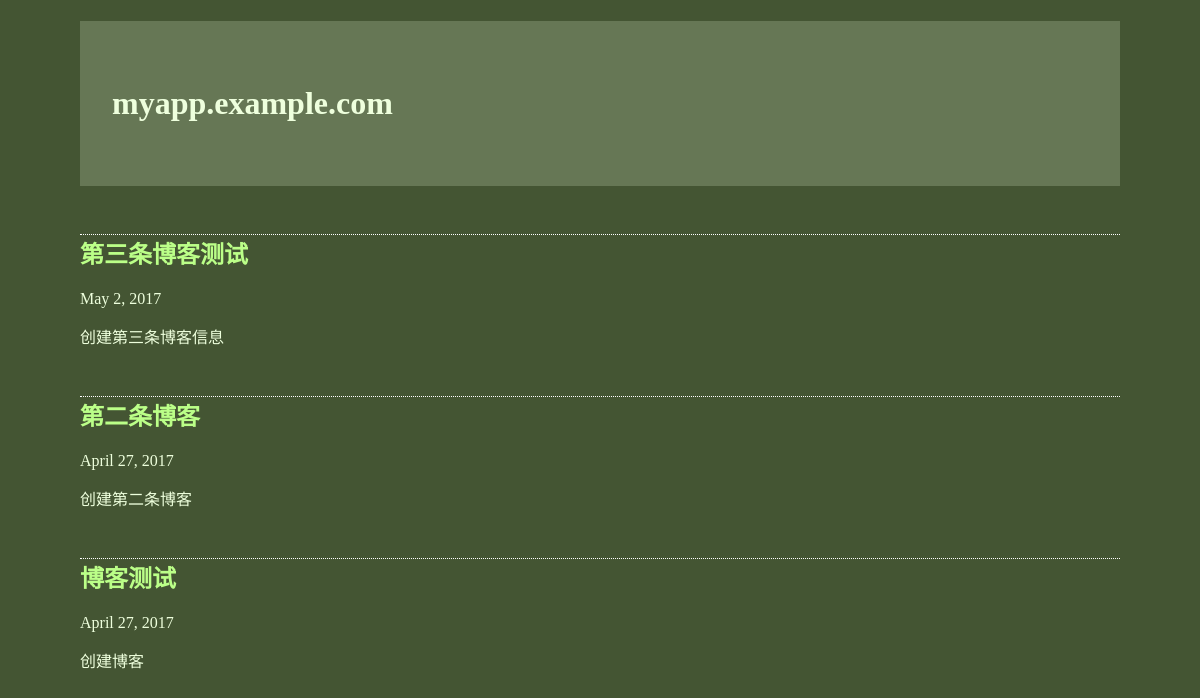
The page /blog/ on the database as committed earlier.
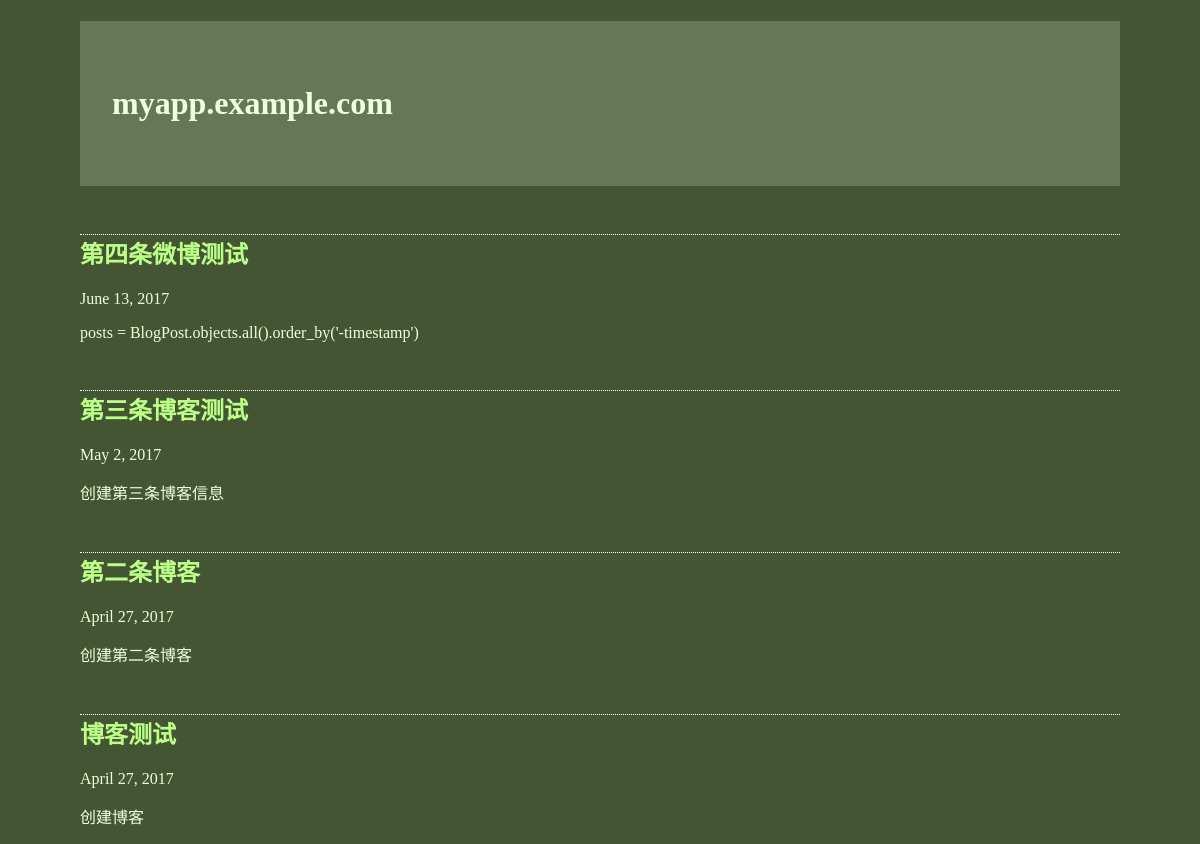
The same page on the database as committed later.
### blog/models.py (models this page shows)
class BlogPost(models.Model):
    title = models.CharField(max_length=150)
    body = models.TextField()
    timestamp = models.DateTimeField()

### blog/views.py (the view)
def archive(request):
    posts = BlogPost.objects.all().order_by('-timestamp')  # 查出全部数据
    return render(request, 'archive.html', {'posts': posts})

### blog/templates/archive.html
{% extends "base.html" %}
{% block content %}
{% for post in posts %}
    <h2>{{ post.title }}</h2>
    <p>{{ post.timestamp|date }}</p>
    <p>{{ post.body }}</p>
{% endfor %}
{% endblock %}

### blog/templates/base.html (shortened to what this page needs)
<!DOCTYPE html>
<html lang="en">
<head>
</head>
<body>
    <h1>myapp.example.com</h1>
    {% block content %}
    {% endblock %}
</body>
</html>

### blog/templates/base.html (style rules this page uses)
body { color: #efd; background: #453; padding: 0 5em; margin: 0 }
h1 { padding: 2em 1em; background: #675 }
h2 { color: #bf8; border-top: 1px dotted #fff; margin-top: 2em }
p { margin: 1em 0 }

Rows that differ between the two databases and show on the page:
added BlogPost: title "第四条微博测试", timestamp "June 13, 2017", body "posts = BlogPost.objects.all().order_by('-timestamp')"
